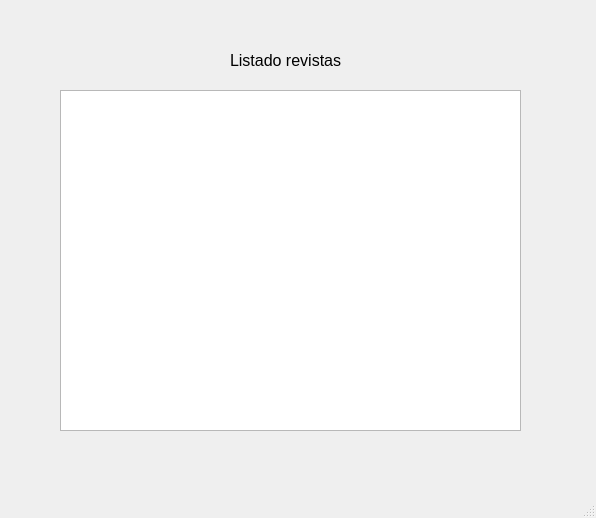
<?xml version="1.0" encoding="UTF-8"?>
<ui version="4.0">
 <class>MainWindow</class>
 <widget class="QMainWindow" name="MainWindow">
  <property name="geometry">
   <rect>
    <x>0</x>
    <y>0</y>
    <width>596</width>
    <height>518</height>
   </rect>
  </property>
  <property name="windowTitle">
   <string>Listado de revistas</string>
  </property>
  <widget class="QWidget" name="centralwidget">
   <widget class="QLabel" name="lbl_listado">
    <property name="geometry">
     <rect>
      <x>230</x>
      <y>50</y>
      <width>121</width>
      <height>21</height>
     </rect>
    </property>
    <property name="font">
     <font>
      <pointsize>12</pointsize>
     </font>
    </property>
    <property name="text">
     <string>Listado revistas</string>
    </property>
   </widget>
   <widget class="QTextEdit" name="listado_revistas">
    <property name="geometry">
     <rect>
      <x>60</x>
      <y>90</y>
      <width>461</width>
      <height>341</height>
     </rect>
    </property>
   </widget>
  </widget>
  <widget class="QStatusBar" name="statusbar"/>
 </widget>
 <resources/>
 <connections/>
</ui>
